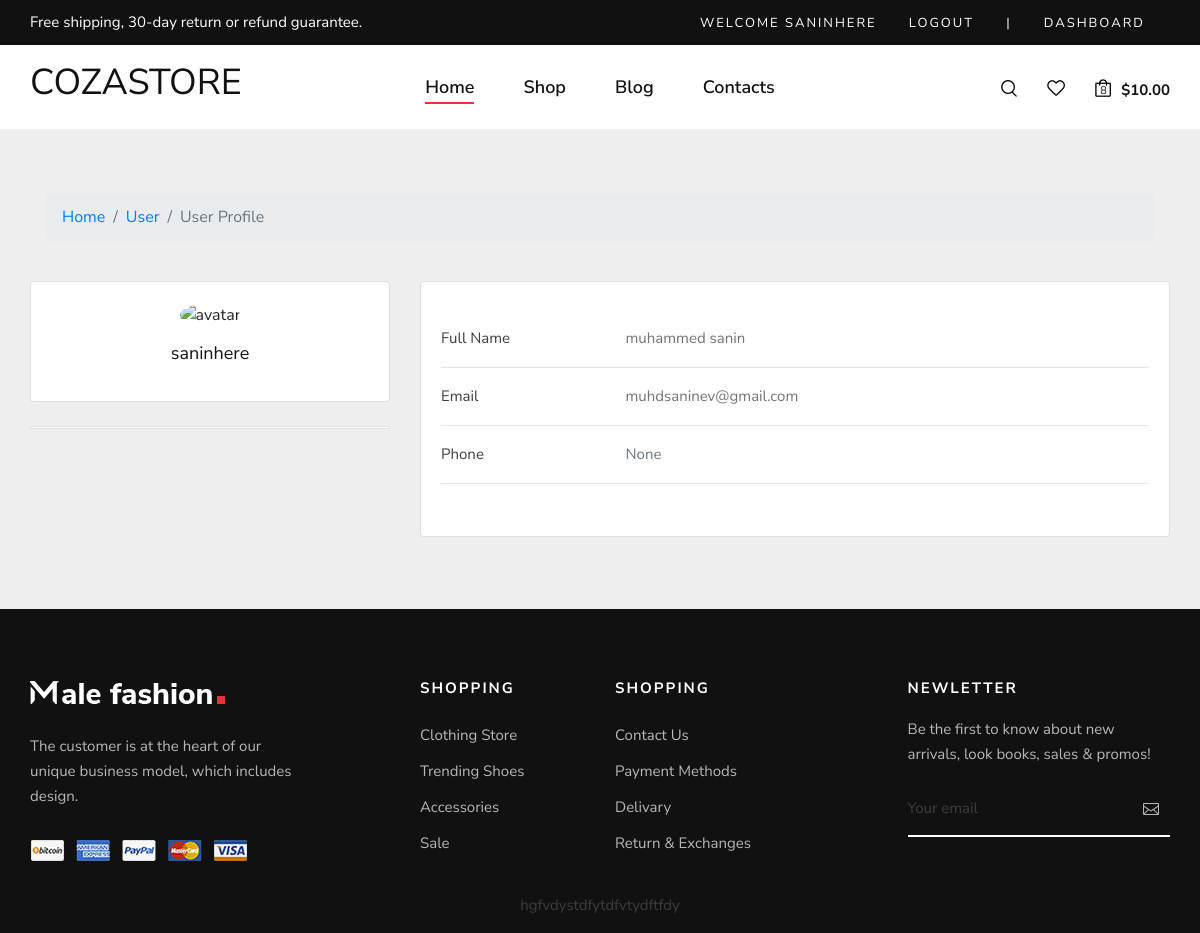
The page /dashboard (signed in) on the database its author committed.
### accounts/models.py (models this page shows, shortened)
class Account(AbstractBaseUser):
    first_name      =models.CharField(max_length=50)
    last_name       =models.CharField(max_length=50)
    username        =models.CharField(max_length=50,unique=True)
    email           =models.EmailField(max_length=254,unique=True)
    phone_number    =models.CharField(max_length=50,null=True)
    date_joined     =models.DateTimeField(auto_now_add=True)
    last_logined     =models.DateTimeField(auto_now_add=True)
    is_admin        =models.BooleanField(default=False)
    is_staff        =models.BooleanField(default=False)
    is_active       =models.BooleanField(default=False)
    is_superadmin   =models.BooleanField(default=False)
    USERNAME_FIELD='email'
    REQUIRED_FIELDS=['username','first_name','last_name']
    objects=MyaccountManager()

### accounts/views.py (the view)
# urls.py: path('dashboard',dashboard, name='dashboard'),
@login_required(login_url='login')
def dashboard(request):
    return render(request,'dashboard.html')

### category/context_processors.py (called while the page is built)
def menu_links(request):
    links=Category.objects.all()
    return dict(links=links)

### templates/dashboard.html
{% extends "home.html" %}
{% block content %}
<section style="background-color: #eee;">
    <div class="container py-5">
      <div class="row">
        <div class="col">
          <nav aria-label="breadcrumb" class="bg-body-tertiary rounded-3 p-3 mb-4">
            <ol class="breadcrumb mb-0">
              <li class="breadcrumb-item"><a href="#">Home</a></li>
              <li class="breadcrumb-item"><a href="#">User</a></li>
              <li class="breadcrumb-item active" aria-current="page">User Profile</li>
            </ol>
          </nav>
        </div>
      </div>
      <div class="row">
        <div class="col-lg-4">
          <div class="card mb-4">
            <div class="card-body text-center">
              <img src="https://mdbcdn.b-cdn.net/img/Photos/new-templates/bootstrap-chat/ava3.webp" alt="avatar"
                class="rounded-circle img-fluid" style="width: 150px;">
              <h5 class="my-3">{{user.username}}</h5>
            </div>
          </div>
          <div class="card mb-4 mb-lg-0">
            <div class="card-body p-0">
            </div>
          </div>
        </div>
        <div class="col-lg-8">
          <div class="card mb-4 pt-4 pb-3">
            <div class="card-body">
              <div class="row">
                <div class="col-sm-3">
                  <p class="mb-0">Full Name</p>
                </div>
                <div class="col-sm-9">
                  <p class="text-muted mb-0">{{user.first_name}} {{user.last_name}}</p>
                </div>
              </div>
              <hr>
              <div class="row">
                <div class="col-sm-3">
                  <p class="mb-0">Email</p>
                </div>
                <div class="col-sm-9">
                  <p class="text-muted mb-0">{{user.email}}</p>
                </div>
              </div>
              <hr>
              <div class="row">
                <div class="col-sm-3">
                  <p class="mb-0">Phone</p>
                </div>
                <div class="col-sm-9">
                  <p class="text-muted mb-0">{{user.phone_number}}</p>
                </div>
              </div>
              <hr>
            </div>
          </div>
      </div>
    </div>
  </section>
{% endblock content %}

### templates/home.html (shortened to what this page needs)
<!DOCTYPE html>
{% load static %}
<html lang="zxx">
<head>
    <link rel="stylesheet" href="{% static "css/bootstrap.min.css"%}" type="text/css">
    <link rel="stylesheet" href="{% static "css/font-awesome.min.css"%}" type="text/css">
    <link rel="stylesheet" href="{% static "css/elegant-icons.css"%}" type="text/css">
    <link rel="stylesheet" href="{% static "css/magnific-popup.cs"%}s" type="text/css">
    <link rel="stylesheet" href="{% static "css/nice-select.css"%}" type="text/css">
    <link rel="stylesheet" href="{% static "css/owl.carousel.min.css"%}" type="text/css">
    <link rel="stylesheet" href="{% static "css/slicknav.min.css"%}" type="text/css">
    <link rel="stylesheet" href="{% static "css/style.css"%}" type="text/css">
</head>
<body>
    <header class="header">
        <div class="header__top">
            <div class="container">
                <div class="row">
                    <div class="col-lg-6 col-md-7">
                        <div class="header__top__left">
                            <p>Free shipping, 30-day return or refund guarantee.</p>
                        </div>
                    </div>
                    <div class="col-lg-6 col-md-5">
                        <div class="header__top__right">
                            <div class="header__top__links">
                                {% if user.id is  None %}
                                <a>Welcome Guest</a>
                                <a href="{% url "login" %}">Sign in</a>
                                <a>|</a>
                                <a href="{% url "register" %}">Register</a>
                                {% else %}
                                <a>Welcome {{user.username}}</a>
                                <a href="{% url 'userout' %}">Logout</a>
                                <a>|</a>
                                <a href="{% url "dashboard" %}">Dashboard</a>
                                {% endif %}
                            </div>
                        </div>
                    </div>
                </div>
            </div>
        </div>
    <header class="header">
        <div class="container">
            <div class="row">
                <div class="col-lg-3 col-md-3">
                    <a href="{% url "home" %}"><h2 class="mt-3 fw-bolder">COZASTORE</h2></a>
                </div>
                <div class="col-lg-6 col-md-6">
                    <nav class="header__menu mobile-menu">
                        <ul>
                            <li class="active"><a href="{% url "home" %}">Home</a></li>
                            <li><a href="{% url "shop" %}">Shop</a></li>
                            <li><a href="{% url "blog" %}">Blog</a></li>
                            <li><a href="{% url "contact" %}">Contacts</a></li>
                        </ul>
                    </nav>
                </div>
                <div class="col-lg-3 col-md-3">
                    <div class="header__nav__option">
                        <a href="#" class="search-switch"><img src="{% static "img/icon/search.png" %}" alt=""></a>
                        <a href="#"><img src="{% static "img/icon/heart.png" %}" alt=""></a>
                        <a href="{% url "cart" %}"><img src="{% static "img/icon/cart.png" %}" alt=""> <span>8</span></a>
                        <div class="price">$10.00</div>
                    </div>
                </div>
            </div>
        </div>
    </header>
    {% block content %}{% endblock content %}
    <footer class="footer">
        <div class="container">
            <div class="row">
                <div class="col-lg-3 col-md-6 col-sm-6">
                    <div class="footer__about">
                        <div class="footer__logo">
                            <a href="#"><img src="{% static "img/footer-logo.png" %}" alt=""></a>
                        </div>
                        <p>The customer is at the heart of our unique business model, which includes design.</p>
                        <a href="#"><img src="{% static "img/payment.png" %}" alt=""></a>
                    </div>
                </div>
                <div class="col-lg-2 offset-lg-1 col-md-3 col-sm-6">
                    <div class="footer__widget">
                        <h6>Shopping</h6>
                        <ul>
                            <li><a href="#">Clothing Store</a></li>
                            <li><a href="#">Trending Shoes</a></li>
                            <li><a href="#">Accessories</a></li>
                            <li><a href="#">Sale</a></li>
                        </ul>
                    </div>
                </div>
                <div class="col-lg-2 col-md-3 col-sm-6">
                    <div class="footer__widget">
                        <h6>Shopping</h6>
                        <ul>
                            <li><a href="#">Contact Us</a></li>
                            <li><a href="#">Payment Methods</a></li>
                            <li><a href="#">Delivary</a></li>
                            <li><a href="#">Return & Exchanges</a></li>
                        </ul>
                    </div>
                </div>
                <div class="col-lg-3 offset-lg-1 col-md-6 col-sm-6">
                    <div class="footer__widget">
                        <h6>NewLetter</h6>
                        <div class="footer__newslatter">
                            <p>Be the first to know about new arrivals, look books, sales & promos!</p>
                            <form action="#">
                                <input type="text" placeholder="Your email">
                                <button type="submit"><span class="icon_mail_alt"></span></button>
                            </form>
                        </div>
                    </div>
                </div>
            </div>
            <div class="row">
                <div class="col-lg-12 text-center">
                    <p>
                        hgfvdystdfytdfvtydftfdy
                    </p>
                </div>
            </div>
        </div>
    </footer>
</body>
</html>

### static/css/style.css (style rules this page uses)
html, body { height: 100%; font-family: "Nunito Sans", sans-serif; -webkit-font-smoothing: antialiased; }
h1, h2, h3, h4, h5, h6 { margin: 0; color: #111111; font-weight: 400; font-family: "Nunito Sans", sans-serif; }
h2 { font-size: 36px; }
h5 { font-size: 18px; }
h6 { font-size: 16px; }
p { font-size: 15px; font-family: "Nunito Sans", sans-serif; color: #3d3d3d; font-weight: 400; line-height: 25px; margin: 0 0 15px 0; }
img { max-width: 100%; }
ul, ol { padding: 0; margin: 0; }
.header { background: #ffffff; }
.header__top { background: #111111; padding: 10px 0; }
.header__top__left p { color: #ffffff; margin-bottom: 0; }
.header__top__right { text-align: right; }
.header__top__links { display: inline-block; margin-right: 25px; }
.header__top__links a { color: #ffffff; font-size: 13px; text-transform: uppercase; letter-spacing: 2px; margin-right: 28px; display: inline-block; }
.header__top__links a:last-child { margin-right: 0; }
.header__menu { text-align: center; padding: 26px 0 25px; }
.header__menu ul li { list-style: none; display: inline-block; margin-right: 45px; position: relative; }
.header__menu ul li.active a:after { -webkit-transform: scale(1); -ms-transform: scale(1); transform: scale(1); }
.header__menu ul li:last-child { margin-right: 0; }
.header__menu ul li a { font-size: 18px; color: #111111; display: block; font-weight: 600; position: relative; padding: 3px 0; }
.header__menu ul li a:after { position: absolute; left: 0; bottom: 0; width: 100%; height: 2px; background: #e53637; content: ""; -webkit-transition: all, 0.5s; -o-transition: all, 0.5s; transition: all, 0.5s; -webkit-transform: scale(0); -ms-transform: scale(0); transform: scale(0); }
.header__nav__option { text-align: right; padding: 30px 0; }
.header__nav__option a { display: inline-block; margin-right: 26px; position: relative; }
.header__nav__option a span { color: #0d0d0d; font-size: 11px; position: absolute; left: 5px; top: 8px; }
.header__nav__option .price { font-size: 15px; color: #111111; font-weight: 700; display: inline-block; margin-left: -20px; position: relative; top: 3px; }
.footer { background: #111111; padding-top: 70px; }
.footer__about { margin-bottom: 30px; }
.footer__about .footer__logo { margin-bottom: 30px; }
.footer__about .footer__logo a { display: inline-block; }
.footer__about p { color: #b7b7b7; margin-bottom: 30px; }
.footer__widget { margin-bottom: 30px; }
.footer__widget h6 { color: #ffffff; font-size: 15px; font-weight: 700; text-transform: uppercase; letter-spacing: 2px; margin-bottom: 20px; }
.footer__widget ul li { line-height: 36px; list-style: none; }
.footer__widget ul li a { color: #b7b7b7; font-size: 15px; }
.footer__widget .footer__newslatter p { color: #b7b7b7; }
.footer__widget .footer__newslatter form { position: relative; }
.footer__widget .footer__newslatter form input { width: 100%; font-size: 15px; color: #3d3d3d; background: transparent; border: none; padding: 15px 0; border-bottom: 2px solid #ffffff; }
.footer__widget .footer__newslatter form input::placeholder { color: #3d3d3d; }
.footer__widget .footer__newslatter form button { color: #b7b7b7; font-size: 16px; position: absolute; right: 5px; top: 0; height: 100%; background: transparent; border: none; }
@media only screen and (min-width: 1200px) { .container { max-width: 1170px; } }

### rows shown on the page
Account: username "SANINHERE", username "saninhere", first_name "muhammed", last_name "sanin", email "muhdsaninev@gmail.com", phone_number "None"
